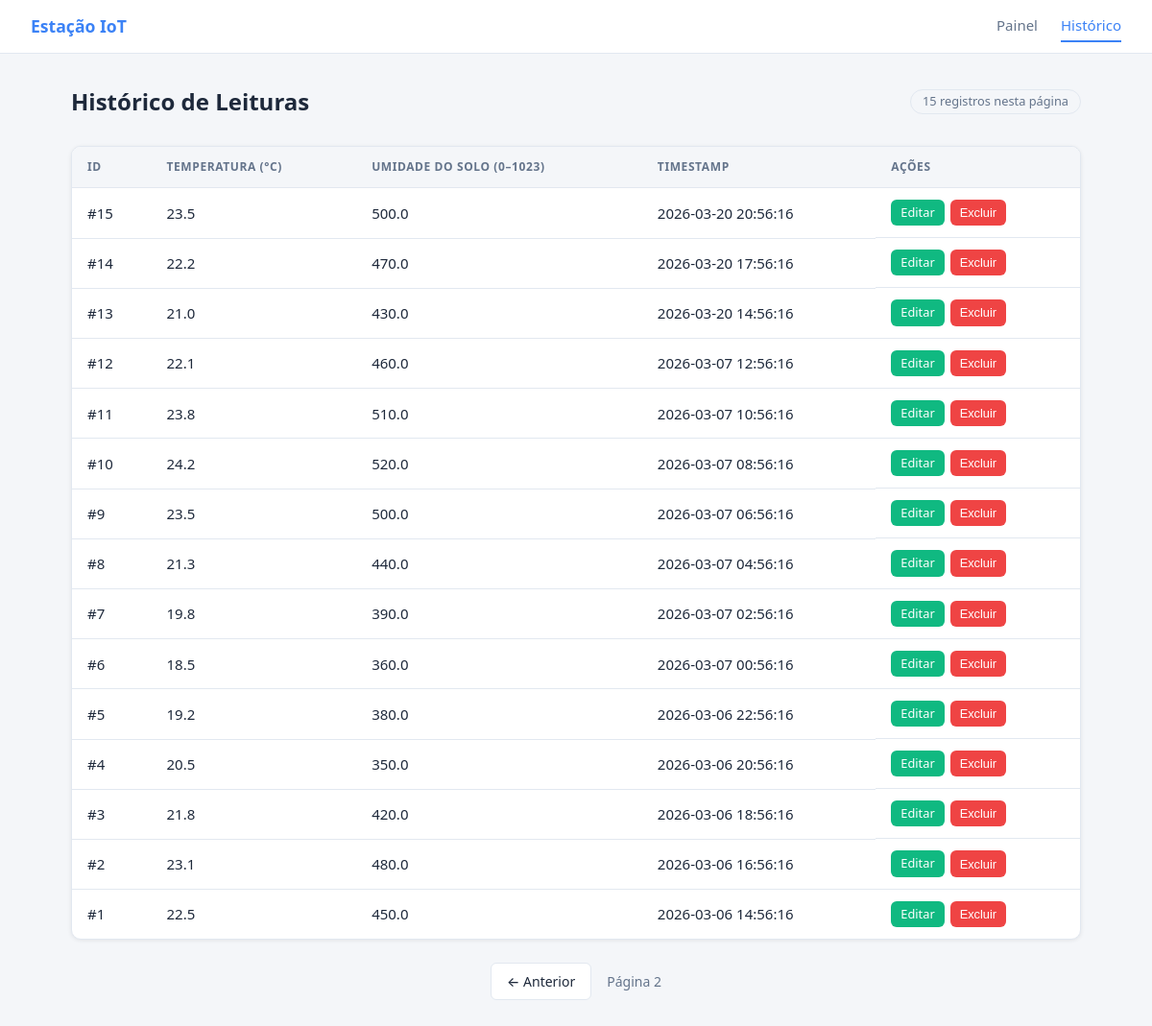
/historico?pagina=2, run on the app's committed database.
### tables this page shows
CREATE TABLE leituras (
  id INTEGER PRIMARY KEY AUTOINCREMENT,
  temperatura_externa REAL NOT NULL,
  umidade_do_solo REAL NOT NULL,
  timestamp DATETIME DEFAULT (datetime('now','localtime'))
);

### app.py (the view)
@app.route('/historico')
def historico():
    pagina = request.args.get('pagina', 1, type=int)
    por_pagina = 20
    todas = listar_leituras(limite=por_pagina * pagina)
    leituras = todas[(pagina - 1) * por_pagina: pagina * por_pagina]
    tem_proxima = len(todas) == por_pagina * pagina
    return render_template(
        'histórico.html',
        leituras=leituras,
        pagina=pagina,
        tem_proxima=tem_proxima,
    )

### database.py (called while the page is built)
def get_db_connection():
    conn = sqlite3.connect(DB_PATH, timeout=10)
    conn.execute('PRAGMA journal_mode=WAL')
    conn.execute('PRAGMA busy_timeout=5000')
    conn.row_factory = sqlite3.Row
    return conn

def listar_leituras(limite=50):
    with get_db_connection() as conn:
        rows = conn.execute(
            'SELECT * FROM leituras ORDER BY timestamp DESC LIMIT ?',
            (limite,)
        ).fetchall()
        return [dict(row) for row in rows]

### templates/histórico.html (shortened to what this page needs)
{% extends "base.html" %}
{% block content %}
<div class="page-header">
  <h1>Histórico de Leituras</h1>
  <span class="badge">{{ leituras|length }} registros nesta página</span>
</div>
{% if leituras %}
<div class="table-wrapper">
  <table class="table" id="tabelaHistorico">
    <thead>
      <tr>
        <th>ID</th>
        <th>Temperatura (°C)</th>
        <th>Umidade do Solo (0–1023)</th>
        <th>Timestamp</th>
        <th>Ações</th>
      </tr>
    </thead>
    <tbody>
      {% for l in leituras %}
      <tr id="row-{{ l.id }}">
        <td>#{{ l.id }}</td>
        <td>{{ "%.1f"|format(l.temperatura_externa) }}</td>
        <td>{{ l.umidade_do_solo }}</td>
        <td>{{ l.timestamp }}</td>
        <td class="actions">
          <a href="/editar/{{ l.id }}" class="btn btn-sm btn-edit">Editar</a>
          <button class="btn btn-sm btn-danger" onclick="deletar({{ l.id }})">Excluir</button>
        </td>
      </tr>
      {% endfor %}
    </tbody>
  </table>
</div>
<div class="pagination">
  {% if pagina > 1 %}
  <a href="/historico?pagina={{ pagina - 1 }}" class="btn btn-secondary">← Anterior</a>
  {% endif %}
  <span class="page-info">Página {{ pagina }}</span>
</div>
{% else %}
<p class="empty-state">Nenhuma leitura registrada ainda.</p>
{% endif %}
{% endblock %}

### static/css/style.css (style rules this page uses)
*, *::before, *::after { box-sizing: border-box; margin: 0; padding: 0; }
:root { --bg: #f4f6f9; --surface: #ffffff; --border: #e2e8f0; --primary: #3b82f6; --primary-dark: #2563eb; --danger: #ef4444; --danger-dark: #dc2626; --edit: #10b981; --edit-dark: #059669; --text: #1e293b; --muted: #64748b; --radius: 10px; --shadow: 0 1px 4px rgba(0, 0, 0, 0.08); }
body { font-family: system-ui, -apple-system, sans-serif; background: var(--bg); color: var(--text); font-size: 15px; line-height: 1.5; }
a { color: inherit; text-decoration: none; }
.page-header { display: flex; align-items: center; justify-content: space-between; flex-wrap: wrap; gap: 1rem; margin-bottom: 1.75rem; }
.page-header h1 { font-size: 1.5rem; font-weight: 700; }
.badge { background: var(--bg); border: 1px solid var(--border); border-radius: 999px; padding: 2px 12px; font-size: 0.8rem; color: var(--muted); }
.btn { display: inline-flex; align-items: center; gap: 6px; padding: 8px 16px; border-radius: 6px; border: none; font-size: 0.875rem; font-weight: 500; cursor: pointer; transition: background 0.15s, opacity 0.15s; }
.btn-secondary { background: var(--surface); color: var(--text); border: 1px solid var(--border); }
.btn-danger { background: var(--danger); color: #fff; }
.btn-edit { background: var(--edit); color: #fff; }
.btn-sm { padding: 4px 10px; font-size: 0.8rem; }
.table-wrapper { overflow-x: auto; background: var(--surface); border: 1px solid var(--border); border-radius: var(--radius); box-shadow: var(--shadow); }
.table { width: 100%; border-collapse: collapse; }
.table th, .table td { padding: 12px 16px; text-align: left; border-bottom: 1px solid var(--border); white-space: nowrap; }
.table th { background: var(--bg); font-size: 0.75rem; text-transform: uppercase; letter-spacing: 0.05em; color: var(--muted); font-weight: 600; }
.table tbody tr:last-child td { border-bottom: none; }
.actions { display: flex; gap: 6px; }
.pagination { display: flex; align-items: center; justify-content: center; gap: 1rem; margin-top: 1.5rem; }
.page-info { font-size: 0.875rem; color: var(--muted); }

### data on the page
leituras: id "15", temperatura_externa "23.5", umidade_do_solo "500.0", timestamp "2026-03-20 20:56:16"
leituras: id "14", temperatura_externa "22.2", umidade_do_solo "470.0", timestamp "2026-03-20 17:56:16"
leituras: id "13", temperatura_externa "21.0", umidade_do_solo "430.0", timestamp "2026-03-20 14:56:16"
leituras: id "12", temperatura_externa "22.1", umidade_do_solo "460.0", timestamp "2026-03-07 12:56:16"
leituras: id "11", temperatura_externa "23.8", umidade_do_solo "510.0", timestamp "2026-03-07 10:56:16"
leituras: id "10", temperatura_externa "24.2", umidade_do_solo "520.0", timestamp "2026-03-07 08:56:16"
leituras: id "9", temperatura_externa "23.5", umidade_do_solo "500.0", timestamp "2026-03-07 06:56:16"
leituras: id "8", temperatura_externa "21.3", umidade_do_solo "440.0", timestamp "2026-03-07 04:56:16"
leituras: id "7", temperatura_externa "19.8", umidade_do_solo "390.0", timestamp "2026-03-07 02:56:16"
leituras: id "6", temperatura_externa "18.5", umidade_do_solo "360.0", timestamp "2026-03-07 00:56:16"
leituras: id "5", temperatura_externa "19.2", umidade_do_solo "380.0", timestamp "2026-03-06 22:56:16"
leituras: id "4", temperatura_externa "20.5", umidade_do_solo "350.0", timestamp "2026-03-06 20:56:16"
leituras: id "3", temperatura_externa "21.8", umidade_do_solo "420.0", timestamp "2026-03-06 18:56:16"
leituras: id "2", temperatura_externa "23.1", umidade_do_solo "480.0", timestamp "2026-03-06 16:56:16"
leituras: id "1", temperatura_externa "22.5", umidade_do_solo "450.0", timestamp "2026-03-06 14:56:16"

### other printed values
{{ leituras|length }} "15"
{{ pagina }} "2"
